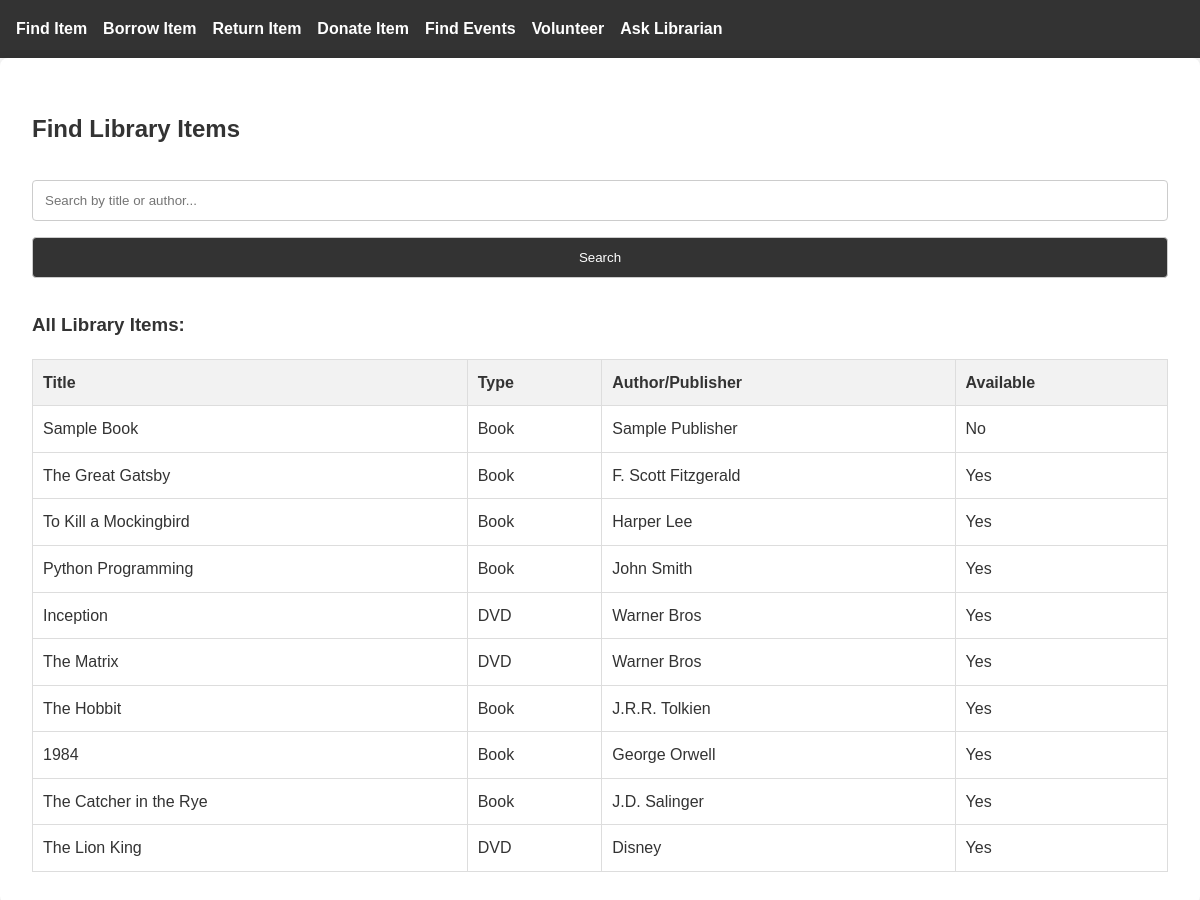
The app's page /find-item, older data.
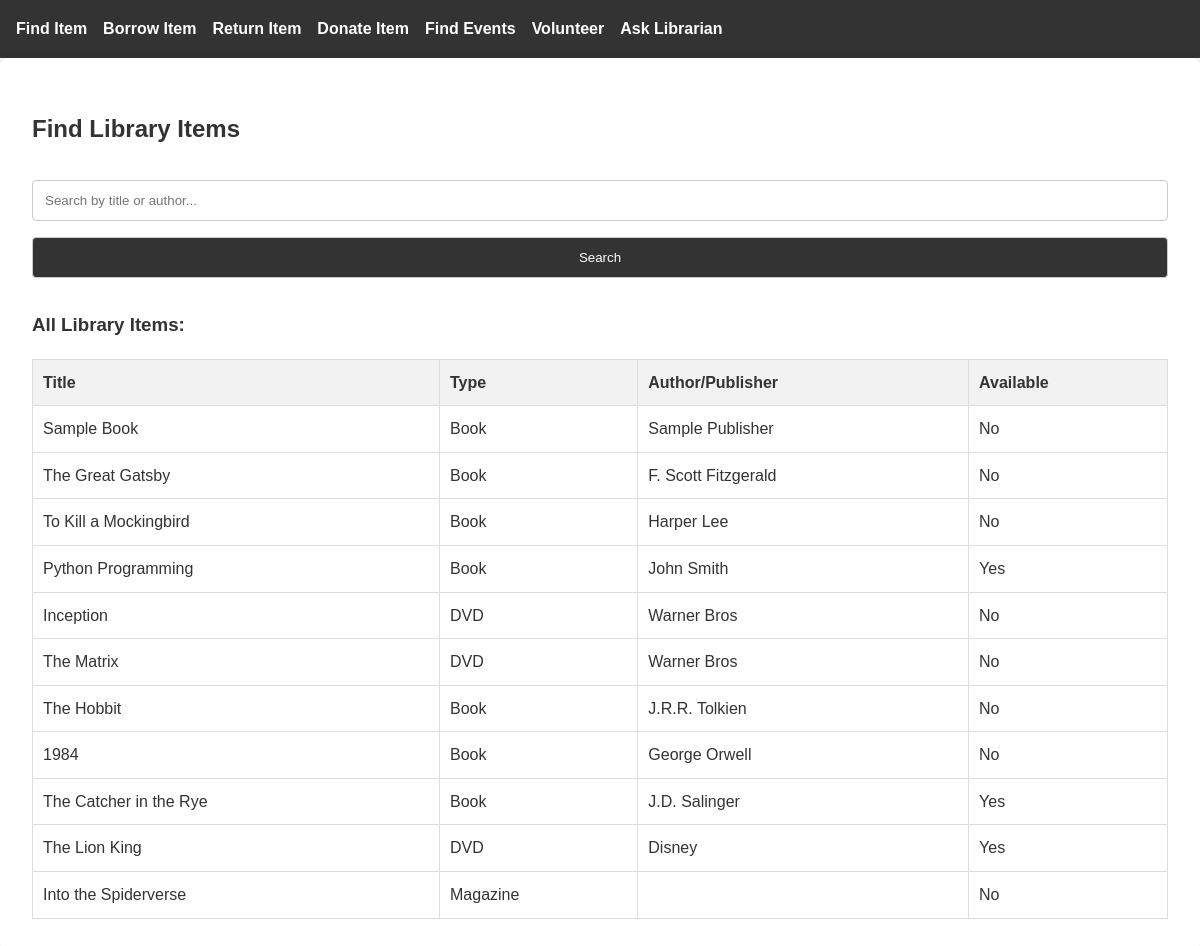
The same page, newer data.
### tables this page shows
CREATE TABLE Item (
            ItemID INTEGER PRIMARY KEY AUTOINCREMENT, 
            Title TEXT NOT NULL,
            Type TEXT NOT NULL,
            AuthorPublisher TEXT,
            AvailabilityStatus BOOLEAN DEFAULT 1,
            ISBN TEXT,
            PublicationYear INTEGER
        );

### app.py (the view)
@app.route('/find-item', methods=['GET', 'POST'])
def find_item():
    conn = get_db_connection()
    if request.method == 'POST':
        search_term = request.form['search_term']
        items = conn.execute(
            "SELECT * FROM Item WHERE Title LIKE ? OR AuthorPublisher LIKE ?",
            (f'%{search_term}%', f'%{search_term}%')
        ).fetchall()
    else:
        items = conn.execute("SELECT * FROM Item").fetchall()
    conn.close()
    return render_template('find_item.html', items=items)

### app.py (called while the page is built)
def get_db_connection():
    print("Connecting to database...")
    conn = sqlite3.connect('354_mini_project.db')
    conn.row_factory = sqlite3.Row
    return conn

### templates/find_item.html (shortened to what this page needs)
{% extends "base.html" %}
{% block content %}
<h2>Find Library Items</h2>
<form method="POST">
    <input type="text" name="search_term" placeholder="Search by title or author..." required>
    <button type="submit">Search</button>
</form>
{% if items %}
<h3>{% if request.method == 'POST' %}Search Results{% else %}All Library Items{% endif %}:</h3>
<table>
    <tr>
        <th>Title</th>
        <th>Type</th>
        <th>Author/Publisher</th>
        <th>Available</th>
    </tr>
    {% for item in items %}
    <tr>
        <td>{{ item['Title'] }}</td>
        <td>{{ item['Type'] }}</td>
        <td>{{ item['AuthorPublisher'] }}</td>
        <td>{{ 'Yes' if item['AvailabilityStatus'] else 'No' }}</td>
    </tr>
    {% endfor %}
</table>
{% else %}
<p>No items found in the library.</p>
{% endif %}
{% endblock %}

Row changes from the older to the newer data that the page shows:
changed Item "The Great Gatsby": AvailabilityStatus "Yes" → "No"
changed Item "To Kill a Mockingbird": AvailabilityStatus "Yes" → "No"
changed Item "Inception": AvailabilityStatus "Yes" → "No"
changed Item "The Matrix": AvailabilityStatus "Yes" → "No"
changed Item "The Hobbit": AvailabilityStatus "Yes" → "No"
changed Item "George Orwell": AvailabilityStatus "Yes" → "No"
added Item: Title "Into the Spiderverse", Type "Magazine", AvailabilityStatus "No"
